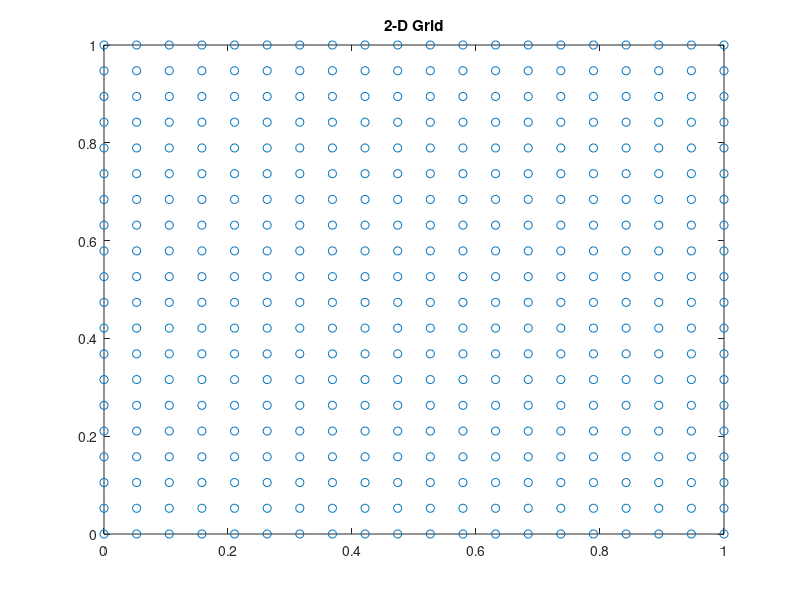

The MATLAB source for this figure: (Note: this script raises an error after producing the figure.)
%%%%%%%%%%%%%%%%%%%%%%%%%%% OSP_2D_TSP_2021 %%%%%%%%%%%%%%%%%%%%%%%%%%%
%%%% *** Title: Robust sensor placement for signal extraction
%%%% *** CostFunction_classic_2D : classic kriging approach based on...
%%%%     posterior covariance
%%%% *** CostFunction_MI_2D : classical kriging approach based on...
%%%%     mutual information 
%%%%     Ref.: ''Near-Optimal Sensor Placements in Gaussian Processes:...
%%%%     Theory,Efficient Algorithms and Empirical Studies'', Andreas Krause, et.al.
%%%% *** CostFunction_Proposed_2D: First proposed criterion based on the
%%%%     average SNR
%%%%     ICASSP-2019: Optimal Sensor Placement for Signal Extraction
%%%%     DOI: 10.1109/ICASSP.2019.8682432
%%%% *** CostFunction_CDF_Complementary_2D : second proposed criterion
%%%%     based on the pdf of the SNR


clear all; 
close all; 
clc;

%%%   Generate Grid
K = 20;  % size of the spatial grid: 20*20=400
Points_Number = K^2;
range = 1;  % Grid range to be in range [0,1]
xx_K = linspace(0, range, K)';   % places of possible total sensors
[x_K1,x_K2] = meshgrid(xx_K,xx_K);  % 2D grid

x_K = [x_K1(:),x_K2(:)];
figure(10)
plot(x_K(:,1),x_K(:,2),'o')
title('2-D Grid')

tol = 1e-10;
tol_failure = 1e-8;

rho_a = .2; % smoothness of the spatial gain
sig_a = 1;  % variance of the spatial gain
%%% Source 
S_t = 2; % variance of the source signal

%%% Noise
sig_n = 1.5; % variance of the noise
ratio_rho = .5; % ratio between the noise smoothness and the spatial gain smoothness
rho_n = ratio_rho * rho_a; % smoothness of the noise

Kn = My_2D_Cov ( rho_n, sig_n, x_K, x_K); % covariance of the noise
Ka = My_2D_Cov ( rho_a, sig_a, x_K, x_K); % covariance of the spatial gain

% ''a''
n = 1;  % # of mixture in Mixtured Gaussian Process

%%%% uncertainty
l_uncertainty = rho_a/3; % smoothness for the uncertainty of the spatial gain
s_uncertainty = .8; % variance of the uncertainty of the spatial gain
flag_uncertainty = 1; % 1: we have uncertainty,  0: we do not have uncertainty

%%%% Bias
l_bias = rho_a; % smoothness of the bias on the spatial gain
s_bias = 0; % variance of the bias on the spatial gain
flag_bias = 0; % 1: we have bias,  0: we do not have bias on the spatial gain


% Assigning initial points (noisy situation)
ind_Int = ceil(K^2/2-K/2); % determining the indexes of the position for the initial sensors
K_Int = size(ind_Int,1); % number of initial sensors
x_Int = x_K(ind_Int,:); % positions of the initial sensors

p = 10;  % number of sensors that we want to select greedy

% setting delta parameter
jj_max=1;
j_step= 5;
%%% parameters
% params_a
params.rho_a = rho_a;
params.sig_a = sig_a;
% params_n
params.rho_n = rho_n;
params.sig_n = sig_n;
params.sigmaS = S_t;

mont_a_max = 10; % number of monte carlo on the spatial gain
mont_m_max = 5; % number of monte carlo on the mean of the spatial gain
%%

for mont_a = 1:mont_a_max
    
    aa = Generate_GM_2D(rho_a, sig_a, x_K, zeros(size(x_K,1),1), n) ;
    a_K_2D = reshape(aa,[K,K]);
    a_K = aa;
    
    figure(987)
    subplot(2,1,1)
    surf(x_K1,x_K2,a_K_2D)
    
    for mont_m = 1 : mont_m_max
                
        uncertainty_a = Generate_GM_2D(l_uncertainty, s_uncertainty, x_K, 0, n); % uncertainty of the spatial gain
        bias = Generate_GM_2D(l_bias, s_bias, x_K, 0, n); % bias on the spatial gain
        m_K = a_K + (flag_uncertainty * uncertainty_a) + (flag_bias * bias); % mean of the spatial gain
        
        m_K_2D = reshape(m_K,[K,K]);
        figure(987)
        subplot(2,1,2)
        surf(x_K1,x_K2,m_K_2D)
        
        uncertainty_a_2D = reshape(uncertainty_a,[K,K]);
        a_hat_K  = m_K;
        
        %%% Noise %%%
        n_K = Generate_GM_2D(rho_n, sig_n, x_K, 0, n) ;
        
        %%% Measurements %%%
        y_K = a_K * S_t + n_K;
        
%%        
        a_Int = a_K(ind_Int); % true value of the spatial gain at inital positions
        a_hat_Int = a_hat_K(ind_Int); % estimated spatial gain at the initial positions
        m_Int = m_K(ind_Int); % mean of the spatial gain at the initial positions
        y_Int = y_K(ind_Int); % measurements at the initial positions
        
        %% Rest points (positions that we have not put sensors up to now)
        Index = (1:K^2)';
        ind_rest = setdiff(Index,ind_Int);
        x_rest = x_K (ind_rest,:);
        m_rest = m_K (ind_rest);
        a_rest = a_K (ind_rest);
        a_hat_rest = a_hat_K(ind_rest);
        y_rest = y_K (ind_rest);        
        
  %% True SNR(f_hat): the true value of the SNR based on the estimated extractor vector f_hat
x = x_K;
a = a_K;
ma = m_K;
zK = m_K(ind_Int);
flagPrior = 1;
xK   = x_Int;
ma_K = m_Int;
sigmaS = S_t;  % power of s
nbPts = K;

ln = rho_n;
sn2 = sig_n;

% SNR initial
Cn = My_2D_Cov ( rho_n, sig_n, x_Int, x_Int);
f_hat = pinv(Cn)*m_Int;
SNR_True_Estimated_int = (S_t^2 * f_hat' * a_Int * a_Int' * f_hat ) / (f_hat' * Cn * f_hat)

SNR_True_Estimated = zeros(nbPts,1);
SNR_True_Estimated(ind_Int) = SNR_True_Estimated_int;

for i_rest = 1 : K^2-K_Int
    x_K_plus_N = [x_Int;x_rest(i_rest,:)];
    m_k_plus_N = [m_Int;m_rest(i_rest)];
    a_k_plus_N = [a_Int;a_rest(i_rest)];
    Cn = My_2D_Cov ( rho_n, sig_n, x_K_plus_N, x_K_plus_N);
    f_hat = pinv(Cn)*m_k_plus_N;
    SNR_True_Estimated_rest(i_rest,1) = (S_t^2 * f_hat' * a_k_plus_N * a_k_plus_N' * f_hat ) / (f_hat' * Cn * f_hat);
end

SNR_True_Estimated(ind_rest) = SNR_True_Estimated_rest;

SNR_True_Estimated_norm_int = (SNR_True_Estimated - SNR_True_Estimated_int) / (max(SNR_True_Estimated) - SNR_True_Estimated_int+tol);

ind_failure = find(SNR_True_Estimated_norm_int<0);
failure_size(mont_a,mont_m) = size(ind_failure,1);

SNR_True_Estimated_norm_int_mont(mont_a,mont_m,:) = SNR_True_Estimated_norm_int;
SNR_True_Estimated_int_mont(mont_a,mont_m) = SNR_True_Estimated_int;

   %%            
        %%%%%%%%%%%%%%%%%%%%%%%%%%%%%%%%%%%%%%%%%%%%%%%%%%%%%%%%%%%%%%%%%%%%%%%%%%%%%%%%%%%%%%%%%%%%%%%%%%%%%%%%%%%%%%%%%%%%%%%%%%%%%%%%%%%%%%%%%%%%%%%%%%%%%%%%
        %%%%%%%%%%%%%%%%%%%%%%%%%%%%%%%%%%%%%%%%%%%%%%%%%%%%%%%%%%%%%%%%%%%%%%% CLASSICAL KRIGING  %%%%%%%%%%%%%%%%%%%%%%%%%%%%%%%%%%%%%%%%%%%%%%%%%%%%%%%%%%%%%
        %%%%%%%%%%%%%%%%%%%%%%%%%%%%%%%%%%%%%%%%%%%%%%%%%%%%%%%%%%%%%%%%%%%%%%%%%%%%%%%%%%%%%%%%%%%%%%%%%%%%%%%%%%%%%%%%%%%%%%%%%%%%%%%%%%%%%%%%%%%%%%%%%%%%%%%%
        %%
        ind_Int_classic = ind_Int;
        x_Int_classic = x_Int;
        m_Int_classic = m_Int;
        a_Int_classic = a_Int;
        a_hat_Int_classic = a_hat_Int;
        y_Int_classic = y_Int;
        
        ind_rest_classic  = ind_rest ;
        x_rest_classic = x_rest;
        m_rest_classic = m_rest;
        a_rest_classic = a_rest;
        y_rest_classic = y_rest;
        a_hat_rest_classic = a_hat_rest;
        
        for j_p = 1 : p
            j_classic = j_p
            mont_m
            mont_a
            % select new position
            tic;
            J_N = CostFunction_classic_2D(params, x_Int_classic, x_rest_classic);
            t_classic(j_p,mont_a,mont_m)=toc;
            
            [J_max , Index_max] = max(J_N);  % pay attention, here you have to take the min of the cost_classic
            x_new_classic = x_rest_classic(Index_max,:);
            m_new_classic = m_rest_classic(Index_max);
            a_new_classic = a_rest_classic(Index_max);
            y_new_classic = y_rest_classic(Index_max);
            ind_new_classic = ind_rest_classic(Index_max);

            %         a_hat_new_classic = a_hat_rest_classic(Index_max);
            
            % 'a' estimation at new selected position
            C_NK_new = My_2D_Cov ( rho_a, sig_a, x_new_classic, x_Int_classic );
            C_KK_new = My_2D_Cov ( rho_a, sig_a, x_Int_classic, x_Int_classic ) ;
            L_C_KK_new = chol(C_KK_new + 1e-10*eye(size(C_KK_new)), 'lower');
            
            a_hat_new_classic = m_new_classic;
            
            % Estimate 'S'
            y_K_plus_N_classic =  [y_Int_classic; y_new_classic] ;
            a_K_plus_N_classic =  [a_Int_classic; a_new_classic] ;
            a_hat_K_plus_N_classic =  [a_hat_Int_classic; a_hat_new_classic] ;
            
            x_K_plus_N_classic =  [x_Int_classic; x_new_classic] ;
            C_K_plus_N = My_2D_Cov ( rho_n, sig_n, x_K_plus_N_classic, x_K_plus_N_classic );
            L_C_K_plus_N = chol(C_K_plus_N + 1e-10*eye(size(C_K_plus_N)), 'lower');
                        
            % SNR(f_hat)
            ind_K_plus_N_classic =  [ind_Int_classic; ind_new_classic] ;
            a_True_K_plus_N_classic = a_K(ind_K_plus_N_classic);
            f_hat_classic1 = pinv(C_K_plus_N) * a_K_plus_N_classic;
            f_hat_classic2 = pinv(C_K_plus_N) * a_hat_K_plus_N_classic;
            SNR_f_hat_classic1(j_p) = ( S_t^2 * (f_hat_classic1' * a_True_K_plus_N_classic)^2 ) / (f_hat_classic1' * C_K_plus_N * f_hat_classic1 );
            SNR_f_hat_classic2(j_p) = ( S_t^2 * (f_hat_classic2' * a_True_K_plus_N_classic)^2 ) / (f_hat_classic2' * C_K_plus_N * f_hat_classic2 );
            
            % update data
            J_classic(j_p).J = J_N;
            
            ind_Int_classic = ind_K_plus_N_classic;
            x_Int_classic = x_K_plus_N_classic;
            m_Int_classic = [m_Int_classic; m_new_classic] ;
            a_Int_classic = a_K_plus_N_classic;
            a_hat_Int_classic = a_hat_K_plus_N_classic;
            y_Int_classic = y_K_plus_N_classic;
            
            ind_rest_classic (Index_max) = [];
            x_rest_classic (Index_max,:) = [];
            m_rest_classic (Index_max) = [];
            y_rest_classic (Index_max) = [];
            a_hat_rest_classic (Index_max) = [];
            a_rest_classic (Index_max) = [];
            
        %%%% FPR %%%%
            J_N_norm = (J_N-min(J_N) ) /( max(J_N) - min(J_N) );
            index_select_classic = find(J_N_norm>tol_failure);
            if numel(ind_failure) == 0
                FPR_CDF_classic(mont_m,j_p) = 0;
            else
                FPR_CDF_classic(mont_m,j_p) = 100 * numel(intersect(index_select_classic,ind_failure)) / (numel(ind_failure));
            end
        %%%%%%%%%%%%%            
            
        end
        
        SNR_f_hat_classic_mont_m1(mont_m,:) = SNR_f_hat_classic1;
        SNR_f_hat_classic_mont_m2(mont_m,:) = SNR_f_hat_classic2;
        
        J_classic_mont.J(mont_m,:) = J_classic.J;
        
        %%%%%%%%%%%%%%%%%%%%%%%%%%%%%%%%%%%%%%%%%%%%%%%%%%%%%%%%%%%%%%%%%%%%%%%%%%%%%%%%%%%%%%%%%%%%%%%%%%%%%%%%%%%%%%%%%%%%%%%%%%%%%%%%%%%%%%%%%%%%%%%%%%%%%%%%
        %%%%%%%%%%%%%%%%%%%%%%%%%%%%%%%%%%%%%%%%%%%%%%%%%%%%%%%%%%%%%%%%%%%%%%%%%%%%%%  MI  %%%%%%%%%%%%%%%%%%%%%%%%%%%%%%%%%%%%%%%%%%%%%%%%%%%%%%%%%%%%%%%%%%%%
        %%%%%%%%%%%%%%%%%%%%%%%%%%%%%%%%%%%%%%%%%%%%%%%%%%%%%%%%%%%%%%%%%%%%%%%%%%%%%%%%%%%%%%%%%%%%%%%%%%%%%%%%%%%%%%%%%%%%%%%%%%%%%%%%%%%%%%%%%%%%%%%%%%%%%%%%
%%
        ind_Int_MI = ind_Int;
        x_Int_MI = x_Int;
        m_Int_MI = m_Int;
        a_Int_MI = a_Int;
        a_hat_Int_MI = a_hat_Int;
        y_Int_MI = y_Int;
        
        ind_rest_MI  = ind_rest ;
        x_rest_MI = x_rest;
        m_rest_MI = m_rest;
        y_rest_MI = y_rest;
        a_rest_MI = a_rest;
        a_hat_rest_MI = a_hat_rest;
        
        for j_p = 1 : p
            j_MI = j_p
            mont_m
            mont_a
            
            % Fast MI
            eps_MI = 1e-2;
            D = size(x_K,2);
            delta1 = repmat(x_K,Points_Number,1);
            dd = repmat(x_K,Points_Number,1);
            delta2 = reshape(dd,D,Points_Number^2);
            diff_delta = vecnorm(delta1-delta2',2,2);
            [d_vect , ~] = find(diff_delta < eps_MI);
            d = size(d_vect,1)/2;
            fast_factor_MI =  ( Points_Number*d^3 + Points_Number*p + p*d^4 ) / ...
                ( p*(Points_Number)^4 )
            
            % select new position
            tic;
            J_N = CostFunction_MI_2D(params, x_Int_MI, x_rest_MI);
            t_MI(j_p,mont_a,mont_m)=toc*fast_factor_MI;
            [J_max , Index_max] = max(J_N);
            x_new_MI = x_rest_MI(Index_max,:);
            m_new_MI = m_rest_MI(Index_max);
            a_new_MI = a_rest_MI(Index_max);
            y_new_MI = y_rest_MI(Index_max);
            ind_new_MI = ind_rest_MI(Index_max);
            
            % 'a' estimation at new selected position
            C_NK_new = My_2D_Cov ( rho_a, sig_a, x_new_MI, x_Int_MI );
            C_KK_new = My_2D_Cov ( rho_a, sig_a, x_Int_MI, x_Int_MI ) ;
            L_C_KK_new = chol(C_KK_new + 1e-10*eye(size(C_KK_new)), 'lower');
            
            a_hat_new_MI = m_new_MI;
            
            % Estimate 'S'
            y_K_plus_N_MI =  [y_Int_MI; y_new_MI] ;
            a_K_plus_N_MI =  [a_Int_MI; a_new_MI] ;
            a_hat_K_plus_N_MI =  [a_hat_Int_MI; a_hat_new_MI] ;
            ind_K_plus_N_MI =  [ind_Int_MI; ind_new_MI] ;
            
            x_K_plus_N_MI =  [x_Int_MI; x_new_MI] ;
            C_K_plus_N = My_2D_Cov ( rho_n, sig_n, x_K_plus_N_MI, x_K_plus_N_MI );
            L_C_K_plus_N = chol(C_K_plus_N + 1e-10*eye(size(C_K_plus_N)), 'lower');
                        
            % SNR(f_hat)
            a_True_K_plus_N_MI = a_K(ind_K_plus_N_MI);
            f_hat_MI1 = pinv(C_K_plus_N) * a_K_plus_N_MI;
            f_hat_MI2 = pinv(C_K_plus_N) * a_hat_K_plus_N_MI;
            SNR_f_hat_MI1(j_p) = ( S_t^2 * (f_hat_MI1' * a_True_K_plus_N_MI)^2 ) / (f_hat_MI1' * C_K_plus_N * f_hat_MI1 );
            SNR_f_hat_MI2(j_p) = ( S_t^2 * (f_hat_MI2' * a_True_K_plus_N_MI)^2 ) / (f_hat_MI2' * C_K_plus_N * f_hat_MI2 );
            
            % update data
            J_MI(j_p).J = J_N;
            
            ind_Int_MI = ind_K_plus_N_MI;
            x_Int_MI = x_K_plus_N_MI;
            m_Int_MI = [m_Int_MI; m_new_MI] ;
            a_Int_MI = a_K_plus_N_MI;
            a_hat_Int_MI = a_hat_K_plus_N_MI;
            y_Int_MI = y_K_plus_N_MI;
            
            ind_rest_MI (Index_max) = [];
            x_rest_MI (Index_max,:) = [];
            m_rest_MI (Index_max) = [];
            y_rest_MI (Index_max) = [];
            a_hat_rest_MI (Index_max) = [];
            a_rest_MI (Index_max) = [];
            
            
        %%%% FPR %%%%
            J_N_norm = (J_N-min(J_N) ) /( max(J_N) - min(J_N) );
            index_select_MI = find(J_N_norm>tol_failure);
            if numel(ind_failure) == 0
                FPR_CDF_MI(mont_m,j_p) = 0;
            else
                FPR_CDF_MI(mont_m,j_p) = 100 * numel(intersect(index_select_MI,ind_failure)) / (numel(ind_failure));
            end
        %%%%%%%%%%%%%            
            
        end
        
        SNR_f_hat_MI_mont_m1(mont_m,:) = SNR_f_hat_MI1;
        SNR_f_hat_MI_mont_m2(mont_m,:) = SNR_f_hat_MI2;
        
        
        J_MI_mont.J(mont_m,:) = J_MI.J;
        
        %%%%%%%%%%%%%%%%%%%%%%%%%%%%%%%%%%%%%%%%%%%%%%%%%%%%%%%%%%%%%%%%%%%%%%%%%%%%%%%%%%%%%%%%%%%%%%%%%%%%%%%%%%%%%%%%%%%%%%%%%%%%%%%%%%%%%%%%%%%%%%%%%%%%%%%%
        %%%%%%%%%%%%%%%%%%%%%%%%%%%%%%%%%%%%%%%%%%%%%%%%%%%%%%%%%%  CostFunction_icassp19_mean_SNR %%%%%%%%%%%%%%%%%%%%%%%%%%%%%%%%%%%%%%%%%%%%%%%%%%%%%%%%%%%%%
        %%%%%%%%%%%%%%%%%%%%%%%%%%%%%%%%%%%%%%%%%%%%%%%%%%%%%%%%%%%%%%%%%%%%%%%%%%%%%%%%%%%%%%%%%%%%%%%%%%%%%%%%%%%%%%%%%%%%%%%%%%%%%%%%%%%%%%%%%%%%%%%%%%%%%%%%
        %%
        ind_Int_proposed = ind_Int;
        x_Int_proposed = x_Int;
        m_Int_proposed = m_Int;
        a_Int_proposed = a_Int;
        a_hat_Int_proposed = a_hat_Int;
        y_Int_proposed = y_Int;
        
        ind_rest_proposed = ind_rest;
        x_rest_proposed = x_rest;
        m_rest_proposed = m_rest;
        y_rest_proposed = y_rest;
        a_hat_rest_proposed = a_hat_rest;
        a_rest_proposed = a_rest;
        
        for j_p = 1 : p
            j_proposed = j_p
            mont_m
            mont_a
            % select new position
            tic;
            J_N = CostFunction_Proposed_2D(params, a_Int_proposed, m_Int_proposed, x_Int_proposed, x_rest_proposed, m_rest_proposed);
            t_Proposed(j_p,mont_a,mont_m)=toc;
            
            [J_proposedn , Index_proposed] = max(J_N);
            x_new_proposed = x_rest_proposed(Index_proposed,:);
            m_new_proposed = m_rest_proposed(Index_proposed);
            a_new_proposed = a_rest_proposed(Index_proposed);
            y_new_proposed = y_rest_proposed(Index_proposed);
            ind_new_proposed = ind_rest_proposed(Index_proposed);
            
            % 'a' estimation at new selected position
            C_NK_new = My_2D_Cov ( rho_a, sig_a, x_new_proposed, x_Int_proposed );
            C_KK_new = My_2D_Cov ( rho_a, sig_a, x_Int_proposed, x_Int_proposed ) ;
            L_C_KK_new = chol(C_KK_new + 1e-10*eye(size(C_KK_new)), 'lower');
            
            a_hat_new_proposed = m_new_proposed;
            
            % Estimate 'S'
            y_K_plus_N_proposed =  [y_Int_proposed; y_new_proposed] ;
            a_K_plus_N_proposed =  [a_Int_proposed; a_new_proposed] ;
            a_hat_K_plus_N_proposed =  [a_hat_Int_proposed; a_hat_new_proposed] ;
            ind_K_plus_N_proposed =  [ind_Int_proposed; ind_new_proposed] ;
            
            x_K_plus_N_proposed =  [x_Int_proposed; x_new_proposed] ;
            C_K_plus_N = My_2D_Cov ( rho_n, sig_n, x_K_plus_N_proposed, x_K_plus_N_proposed );
            L_C_K_plus_N = chol(C_K_plus_N + 1e-10*eye(size(C_K_plus_N)), 'lower');
                        
            % SNR(f_hat)
            a_True_K_plus_N_proposed = a_K(ind_K_plus_N_proposed);
            f_hat_proposed1 = pinv(C_K_plus_N) * a_K_plus_N_proposed;
            f_hat_proposed2 = pinv(C_K_plus_N) * a_hat_K_plus_N_proposed;
            SNR_f_hat_proposed1(j_p) = ( S_t^2 * (f_hat_proposed1' * a_True_K_plus_N_proposed)^2 ) / (f_hat_proposed1' * C_K_plus_N * f_hat_proposed1 );
            SNR_f_hat_proposed2(j_p) = ( S_t^2 * (f_hat_proposed2' * a_True_K_plus_N_proposed)^2 ) / (f_hat_proposed2' * C_K_plus_N * f_hat_proposed2 );
            
            % update data
            J_proposed(j_p).J = J_N;
            
            ind_Int_proposed = ind_K_plus_N_proposed;
            x_Int_proposed = x_K_plus_N_proposed;
            m_Int_proposed = [m_Int_proposed; m_new_proposed] ;
            a_Int_proposed = a_K_plus_N_proposed;
            a_hat_Int_proposed = a_hat_K_plus_N_proposed;
            y_Int_proposed = y_K_plus_N_proposed;
            
            ind_rest_proposed (Index_proposed) = [];
            x_rest_proposed (Index_proposed,:) = [];
            m_rest_proposed (Index_proposed) = [];
            y_rest_proposed (Index_proposed) = [];
            a_hat_rest_proposed (Index_proposed) = [];
            a_rest_proposed (Index_proposed) = [];
            
            %%%%% FPR %%%%%
            J_N_norm = (J_N-min(J_N) ) /( max(J_N) - min(J_N) );
            index_select_proposed = find(J_N_norm>tol_failure);
            if numel(ind_failure) == 0
                FPR_proposed(mont_m,j_p) = 0;
            else
                FPR_proposed(mont_m,j_p) = 100 * numel(intersect(index_select_proposed,ind_failure)) / (numel(ind_failure));
            end
            %%%%%%%%%%%%%%%%%
                        
        end
        
        SNR_f_hat_proposed_mont_m1(mont_m,:) = SNR_f_hat_proposed1;
        SNR_f_hat_proposed_mont_m2(mont_m,:) = SNR_f_hat_proposed2;
        
        J_proposed_mont.J(mont_m,:) = J_proposed.J;
        
        
        %%%%%%%%%%%%%%%%%%%%%%%%%%%%%%%%%%%%%%%%%%%%%%%%%%%%%%%%%%%%%%%%%%%%%%%%%%%%%%%%%%%%%%%%%%%%%%%%%%%%%%%%%%%%%%%%%%%%%%%%%%%%%%%%%%%%%%%%%%%%%%%%%%%%%%%%
        %%%%%%%%%%%%%%%%%%%%%%%%%%%%%%%%%%%%%%%%%%%%%%% PROPOSED_PLUS: CostFunction_CDF_Complementary  %%%%%%%%%%%%%%%%%%%%%%%%%%%%%%%%%%%%%%%%%%%%%%%%%%%%%%%%%
        %%%%%%%%%%%%%%%%%%%%%%%%%%%%%%%%%%%%%%%%%%%%%%%%%%%%%%%%%%%%%%%%%%%%%%%%%%%%%%%%%%%%%%%%%%%%%%%%%%%%%%%%%%%%%%%%%%%%%%%%%%%%%%%%%%%%%%%%%%%%%%%%%%%%%%%%
        %%
        ind_Int_proposed_plus = ind_Int;
        x_Int_proposed_plus = x_Int;
        m_Int_proposed_plus = m_Int;
        a_Int_proposed_plus = a_Int;
        a_hat_Int_proposed_plus = a_hat_Int;
        y_Int_proposed_plus = y_Int;
        
        ind_rest_proposed_plus = ind_rest;
        x_rest_proposed_plus = x_rest;
        m_rest_proposed_plus = m_rest;
        a_rest_proposed_plus = a_rest;
        y_rest_proposed_plus = y_rest;
        
        for j_p = 1 : p
            j_proposed_plus = j_p
            mont_m
            mont_a
            
            for jj = 1 : jj_max
                   
                tic
                
                % select new position
                J_N = CostFunction_CDF_Complementary_2D(ind_Int_proposed_plus, ind_rest_proposed_plus, K^2, x_K, m_K, Ka,...
                    a_Int_proposed_plus, m_Int_proposed_plus, Kn, a_K,jj,j_step);
                
                t_proposed_plus(j_p,mont_a,mont_m)=toc;
            end
            
            [J_proposed_plusn , Index_proposed_plus] = max(J_N);
            x_new_proposed_plus = x_rest_proposed_plus(Index_proposed_plus,:);
            m_new_proposed_plus = m_rest_proposed_plus(Index_proposed_plus);
            a_new_proposed_plus = a_rest_proposed_plus(Index_proposed_plus);
            y_new_proposed_plus = y_rest_proposed_plus(Index_proposed_plus);
            ind_new_proposed_plus = ind_rest_proposed_plus(Index_proposed_plus);
            
            C_NK_new = My_2D_Cov ( rho_a, sig_a, x_new_proposed_plus, x_Int_proposed_plus );
            C_KK_new = My_2D_Cov ( rho_a, sig_a, x_Int_proposed_plus, x_Int_proposed_plus ) ;
            L_C_KK_new = chol(C_KK_new + 1e-10*eye(size(C_KK_new)), 'lower');
            
            a_hat_new_proposed_plus = m_new_proposed_plus;
            
            % Estimate 'S'
            y_K_plus_N_proposed_plus =  [y_Int_proposed_plus; y_new_proposed_plus] ;
            a_K_plus_N_proposed_plus =  [a_Int_proposed_plus; a_new_proposed_plus] ;
            a_hat_K_plus_N_proposed_plus =  [a_hat_Int_proposed_plus; a_hat_new_proposed_plus] ;
            
            ind_K_plus_N_proposed_plus =  [ind_Int_proposed_plus; ind_new_proposed_plus] ;
            x_K_plus_N_proposed_plus =  [x_Int_proposed_plus; x_new_proposed_plus] ;
            C_K_plus_N = My_2D_Cov ( rho_n, sig_n, x_K_plus_N_proposed_plus, x_K_plus_N_proposed_plus );
            L_C_K_plus_N = chol(C_K_plus_N + 1e-10*eye(size(C_K_plus_N)), 'lower');
            
            % SNR(f_hat)
            a_True_K_plus_N_proposed_plus = a_K(ind_K_plus_N_proposed_plus);
            f_hat_proposed_plus1 = pinv(C_K_plus_N) * a_K_plus_N_proposed_plus;
            f_hat_proposed_plus2 = pinv(C_K_plus_N) * a_hat_K_plus_N_proposed_plus;
            SNR_f_hat_proposed_plus1(j_p) = ( S_t^2 * (f_hat_proposed_plus1' * a_True_K_plus_N_proposed_plus)^2 ) / (f_hat_proposed_plus1' * C_K_plus_N * f_hat_proposed_plus1 );
            SNR_f_hat_proposed_plus2(j_p) = ( S_t^2 * (f_hat_proposed_plus2' * a_True_K_plus_N_proposed_plus)^2 ) / (f_hat_proposed_plus2' * C_K_plus_N * f_hat_proposed_plus2 );
            
            % update data
            J_proposed_plus(j_p).J = J_N;
            
            ind_Int_proposed_plus = ind_K_plus_N_proposed_plus;
            x_Int_proposed_plus = x_K_plus_N_proposed_plus;
            m_Int_proposed_plus = [m_Int_proposed_plus; m_new_proposed_plus] ;
            a_Int_proposed_plus = a_K_plus_N_proposed_plus;
            a_hat_Int_proposed_plus = a_hat_K_plus_N_proposed_plus;
            y_Int_proposed_plus = y_K_plus_N_proposed_plus;
            
            ind_rest_proposed_plus (Index_proposed_plus) = [];
            x_rest_proposed_plus (Index_proposed_plus,:) = [];
            m_rest_proposed_plus (Index_proposed_plus) = [];
            a_rest_proposed_plus (Index_proposed_plus) = [];
            y_rest_proposed_plus (Index_proposed_plus) = [];            
            
            %%%%% FPR %%%%%
            J_N_norm = (J_N-min(J_N) ) /( max(J_N) - min(J_N) );
            index_select_proposed_plus = find(J_N_norm>tol_failure);
            if numel(ind_failure) == 0
                FPR_CDF_proposed_plus(mont_m,j_p) = 0;
            else
                FPR_CDF_proposed_plus(mont_m,j_p) = 100 * numel(intersect(index_select_proposed_plus,ind_failure)) / (numel(ind_failure));
            end
            %%%%%%%%%%%%%%%%%
            
        end
        
        SNR_f_hat_proposed_plus_mont_m1(mont_m,:) = SNR_f_hat_proposed_plus1;
        SNR_f_hat_proposed_plus_mont_m2(mont_m,:) = SNR_f_hat_proposed_plus2;
        
        J_proposed_plus_mont.J(mont_m,:) = J_proposed_plus.J;
        
    end
    %%
    %%%%% FPR average on mont_m
    FPR_CDF_classic_mean_mont_m(mont_a,:) = mean(FPR_CDF_classic,1);
    FPR_CDF_MI_mean_mont_m(mont_a,:) = mean(FPR_CDF_MI,1);
    FPR_CDF_proposed_mean_mont_m(mont_a,:) = mean(FPR_proposed,1);
    FPR_CDF_proposed_plus_mean_mont_m(mont_a,:) = mean(FPR_CDF_proposed_plus,1);
    
    
    
    SNR_f_hat_classic_mean_mont_m1(mont_a,:) = mean(SNR_f_hat_classic_mont_m1,1);
    SNR_f_hat_MI_mean_mont_m1(mont_a,:) = mean(SNR_f_hat_MI_mont_m1,1);
    SNR_f_hat_proposed_mean_mont_m1(mont_a,:) = mean(SNR_f_hat_proposed_mont_m1,1);
    SNR_f_hat_proposed_plus_mean_mont_m1(mont_a,:) = mean(SNR_f_hat_proposed_plus_mont_m1,1);
    
    SNR_f_hat_classic_mean_mont_m2(mont_a,:) = mean(SNR_f_hat_classic_mont_m2,1);
    SNR_f_hat_MI_mean_mont_m2(mont_a,:) = mean(SNR_f_hat_MI_mont_m2,1);
    SNR_f_hat_proposed_mean_mont_m2(mont_a,:) = mean(SNR_f_hat_proposed_mont_m2,1);
    SNR_f_hat_proposed_plus_mean_mont_m2(mont_a,:) = mean(SNR_f_hat_proposed_plus_mont_m2,1);
    
end

%% 
%%%%%%%%% run-time
t_classic_mean = mean(mean(t_classic,2),3);
t_MI_mean = mean(mean(t_MI,2),3);
t_Proposed_mean = mean(mean(t_Proposed,2),3);
t_proposed_plus_mean = mean(mean(t_proposed_plus,2),3);

t_classic_mean_report = mean(t_classic(:));
t_MI_mean_report = mean(t_MI(:));
t_Proposed_mean_report = mean(t_Proposed(:));
t_proposed_plus_mean_report = mean(t_proposed_plus(:));

stderror_t_classic= std( t_classic(:) ) / sqrt( length( t_classic(:) ));
stderror_t_MI= std( t_MI(:) ) / sqrt( length( t_MI(:) ));
stderror_t_Proposed= std( t_Proposed(:) ) / sqrt( length( t_Proposed(:) ));
stderror_t_proposed_plus= std( t_proposed_plus(:) ) / sqrt( length( t_proposed_plus(:) ));

figure(455)
fs = 50;
lw=4
p41=plot(t_classic_mean, 'LineWidth',lw);hold on
p42=plot(sqrt(sqrt(t_MI_mean)), 'LineWidth',lw);hold on
p43=plot(t_Proposed_mean, 'LineWidth',lw);hold on
p44=plot(t_proposed_plus_mean, 'LineWidth',lw);
legend([p41,p42,p43,p44],{'$J_{H}(X_N|\hat{a}_K)$', '$J_{MI}(X_N|\hat{a}_K)$','$J_{E}(X_N|\hat{a}_K)$', ['$J_{P}(X_N,\delta=$', num2str(j_step) , '$|\hat{a}_K)$']},'interpreter','latex','FontSize',fs, 'Location','best');
xlabel('Number of sensors','interpreter','latex');
ylabel('Time (Second)','interpreter','latex')
grid on
set(gca,'FontSize',fs)
set (gcf, 'Position' , [120, 150, 1000, 1000]);


%%
%%%%% FPR average on mont_a
FPR_CDF_classic_mean_mont_a = mean(FPR_CDF_classic_mean_mont_m,1);
FPR_CDF_MI_mean_mont_a = mean(FPR_CDF_MI_mean_mont_m,1);
FPR_CDF_proposed_mean_mont_a = mean(FPR_CDF_proposed_mean_mont_m,1);
FPR_CDF_proposed_plus_mean_mont_a = mean(FPR_CDF_proposed_plus_mean_mont_m,1);

%%%%% SNR(f_hat) average on mont_a
SNR_f_hat_classic_mean_mont_a1 = mean(SNR_f_hat_classic_mean_mont_m1,1);
SNR_f_hat_MI_mean_mont_a1 = mean(SNR_f_hat_MI_mean_mont_m1,1);
SNR_f_hat_proposed_mean_mont_a1 = mean(SNR_f_hat_proposed_mean_mont_m1,1);
SNR_f_hat_proposed_plus_mean_mont_a1 = mean(SNR_f_hat_proposed_plus_mean_mont_m1,1);

SNR_f_hat_classic_mean_mont_a2 = mean(SNR_f_hat_classic_mean_mont_m2,1);
SNR_f_hat_MI_mean_mont_a2 = mean(SNR_f_hat_MI_mean_mont_m2,1);
SNR_f_hat_proposed_mean_mont_a2 = mean(SNR_f_hat_proposed_mean_mont_m2,1);
SNR_f_hat_proposed_plus_mean_mont_a2 = mean(SNR_f_hat_proposed_plus_mean_mont_m2,1);



%%
%%%%%%% plot FPR %%%%%%
figure(3)
range = 1;  % Grid range
lw = 4;
fs = 55;
xx = linspace(0, range, p)';
lw = 4;
plot(1:p,smooth(FPR_CDF_classic_mean_mont_a),'LineWidth', lw,'Color',[0.4660 0.6740 0.1880]); hold on;
plot(1:p,smooth(FPR_CDF_MI_mean_mont_a), 'LineWidth', lw,'Color',[0.8500 0.3250 0.0980]); hold on;
plot(1:p,smooth(FPR_CDF_proposed_mean_mont_a),'LineWidth', lw,'Color',[0.6350 0.0780 0.1840]); hold on;
plot(1:p,smooth(FPR_CDF_proposed_plus_mean_mont_a),'LineWidth', lw,'Color',[0 0.4470 0.7410]);
% plot(1:p,smooth(FPR_CDF_proposed_plus_mean_mont_a),'--','LineWidth', lw,'Color',[0 0.4470 0.7410]);
legend({'$J_{H}(X_N|\hat{a}_K)$', '$J_{MI}(X_N|\hat{a}_K)$','$J_{E}(X_N|\hat{a}_K)$', ['$J_{P}(X_N,\delta=$', num2str(j_step) , '$|\hat{a}_K)$']...
%     ,'$J_{P}(X_N,\delta=5|\hat{a}_K)$','$J_{P}(X_N,\delta=0|\hat{a}_K)$','$J_{P}(X_N,\delta=1.5|\hat{a}_K)$'...
    },'interpreter','latex','FontSize',fs, 'Location','best');
ylabel('$\overline{FPR}~[\%]$','interpreter','latex','FontSize', fs);
xlabel('Number of sensors', 'FontSize', fs,'interpreter','latex');
% title(['$\sigma_{uncertainty}=$ ',num2str(s_uncertainty)],'interpreter','latex','FontSize', fs)
ylim([0,100])
xticks ([0:2:10])
grid on
set(gca,'FontSize',fs)
set (gcf, 'Position' , [1200, 150, 1200, 1000])

%% plot SNR

figure(13)
range = 1;  % Grid range
xx = linspace(0, range, p)';
lw = 4;
fs = 55;
% p11=plot(1:p,smooth(SNR_f_hat_classic_mean_mont_a1),'--','LineWidth', lw,'color',[0.4660 0.6740 0.1880]); hold on;
p11=plot(1:p,SNR_f_hat_classic_mean_mont_a2,'LineWidth', lw,'color',[0.4660 0.6740 0.1880]); hold on;

% p22=plot(1:p,smooth(SNR_f_hat_MI_mean_mont_a1),'--','LineWidth', lw,'Color',[0.8500 0.3250 0.0980]); hold on;
p22=plot(1:p,SNR_f_hat_MI_mean_mont_a2,'LineWidth', lw,'Color',[0.8500 0.3250 0.0980]); hold on;


% p3=plot(1:p,smooth(SNR_f_hat_proposed_mean_mont_a1),'--','LineWidth', lw,'Color',[0.6350 0.0780 0.1840]); hold on;
p3=plot(1:p,SNR_f_hat_proposed_mean_mont_a2,'LineWidth', lw,'Color',[0.6350 0.0780 0.1840]); hold on;

% p4=plot(1:p,SNR_f_hat_proposed_plus_mean_mont_a1,'--','LineWidth', lw,'Color',[0 0.4470 0.7410]);
p4=plot(1:p,SNR_f_hat_proposed_plus_mean_mont_a2,'LineWidth', lw,'Color',[0 0.4470 0.7410]);

set(gca,'FontSize', fs);
ylabel('$\overline{SNR (\hat{f})}~$[dB]','interpreter','latex','FontSize', fs);
xlabel('Number of sensors', 'FontSize', fs,'interpreter','latex');
title(['$\sigma_{uncertainty}=$ ',num2str(s_uncertainty)],'interpreter','latex','FontSize', fs)
% legend({'Entropy', 'MI','$\hat{g}(X_N|a^*_K)$', '$1-G_N(W_M;\delta=0.5|a^*_K)$','$\hat{g}(X_N|\hat{a}_K)$', '$1-G_N(W_M;\delta=0.5|\hat{a}_K)$'},'interpreter','latex','FontSize',30);
legend([p11,p22,p3,p4],{'$J_{H}(X_N|\hat{a}_K)$', '$J_{MI}(X_N|\hat{a}_K)$','$J_{E}(X_N|\hat{a}_K)$', ['$J_{P}(X_N,\delta=$', num2str(j_step) , '$|\hat{a}_K)$']...
%     ,'$J_{P}(X_N,\delta=5|\hat{a}_K)$','$J_{P}(X_N,\delta=0|\hat{a}_K)$'...,'$J_{P}(X_N,\delta=1.5|\hat{a}_K)$'...
    },'interpreter','latex','FontSize',fs, 'Location','best');
% ylim([0,30])
% xlim([0,10])
% xticks ([0:2:10])
grid on
set(gca,'FontSize',fs)
set (gcf, 'Position' , [50, 150, 1200, 1000])
%%
clc
figure(9999)

fs = 20;
lw = 2.5;
ms = 12;
mf = [0.5  0.5  0.5];

set(gcf, 'Position',  [100, 100, 1000, 1000])

y_K_2D = reshape(y_K,[K,K]);

% a_consider = a_K_2D;
a_consider = m_K_2D;
% a_consider = y_K_2D;
% a_consider = uncertainty_a_2D;

labels = {'$\mathbf{N_0}$','$\mathbf{N_1}$','$\mathbf{N_2}$','$\mathbf{N_3}$',...
    '$\mathbf{N_4}$','$\mathbf{N_5}$','$\mathbf{N_6}$','$\mathbf{N_7}$','$\mathbf{N_8}$',...
    '$\mathbf{N_9}$','$\mathbf{N_{10}}$'};
% labels = {'0','1','2','3','4','5','6','7','8','9','10'};

subplot(2,2,1)
% surf(x_K1,x_K2,a_K_2D); hold on
contour(x_K1,x_K2,a_consider,'LineWidth',lw); hold on
set(gca,'FontSize',fs)
plot(x_Int_classic(:,1),x_Int_classic(:,2),'ko', 'MarkerSize',ms, 'LineWidth',lw, 'MarkerFace',mf)
text(x_Int_classic(:,1),x_Int_classic(:,2),labels,'VerticalAlignment','top','HorizontalAlignment','left', 'FontSize',fs,'interpreter','latex')
title('(a) Entropy', 'FontSize',fs,'interpreter','latex')
xlim([0,1])
ylim([0,1])
xlabel('$\mathbf{x}_1$','interpreter','latex','FontSize', fs);
ylabel('$\mathbf{x}_2$','interpreter','latex','FontSize', fs);
grid on

subplot(2,2,2)
contour(x_K1,x_K2,a_consider,'LineWidth',lw); hold on
set(gca,'FontSize',fs)
% surf(x_K1,x_K2,a_K_2D); hold on
plot(x_Int_MI(:,1),x_Int_MI(:,2),'ko', 'MarkerSize',ms, 'LineWidth',lw, 'MarkerFace',mf)
text(x_Int_MI(:,1),x_Int_MI(:,2),labels,'VerticalAlignment','top','HorizontalAlignment','left', 'FontSize',fs,'interpreter','latex')
title('(b) Mutual Information', 'FontSize',fs,'interpreter','latex')
ylim([0,1])
xlabel('$\mathbf{x}_1$','interpreter','latex','FontSize', fs);
ylabel('$\mathbf{x}_2$','interpreter','latex','FontSize', fs);
grid on 

subplot(2,2,3)
contour(x_K1,x_K2,a_consider,'LineWidth',lw); hold on
set(gca,'FontSize',fs)
% surf(x_K1,x_K2,a_K_2D); hold on
plot(x_Int_proposed(:,1),x_Int_proposed(:,2),'ko', 'MarkerSize',ms, 'LineWidth',lw, 'MarkerFace',mf)
text(x_Int_proposed(:,1),x_Int_proposed(:,2),labels,'VerticalAlignment','top','HorizontalAlignment','left', 'FontSize',fs,'interpreter','latex')
title('(c) Average SNR', 'FontSize',fs,'interpreter','latex')
xlim([0,1])
ylim([0,1])
xlabel('$\mathbf{x}_1$','interpreter','latex','FontSize', fs);
ylabel('$\mathbf{x}_2$','interpreter','latex','FontSize', fs);
grid on 

subplot(2,2,4)
contour(x_K1,x_K2,a_consider,'LineWidth',lw); hold on
set(gca,'FontSize',fs)
% surf(x_K1,x_K2,a_K_2D); hold on
plot(x_Int_proposed_plus(:,1),x_Int_proposed_plus(:,2),'ko', 'MarkerSize',ms, 'LineWidth',lw, 'MarkerFace',mf)
text(x_Int_proposed_plus(:,1),x_Int_proposed_plus(:,2),labels,'VerticalAlignment','top','HorizontalAlignment','left', 'FontSize',fs,'interpreter','latex')
title('(d) Probabilistic', 'FontSize',fs,'interpreter','latex')
xlim([0,1])
ylim([0,1])
xlabel('$\mathbf{x}_1$','interpreter','latex','FontSize', fs);
ylabel('$\mathbf{x}_2$','interpreter','latex','FontSize', fs);
grid on 
%%

figure(987)
subplot(2,1,1)
% surf(x_K1,x_K2,a_K_2D)
contour(x_K1,x_K2,a_K_2D)

subplot(2,1,2)
% surf(x_K1,x_K2,m_K_2D)
contour(x_K1,x_K2,m_K_2D)

% y_K_2D = reshape(y_K,[K,K]);
% surf(x_K1,x_K2,y_K_2D)
% contour(x_K1,x_K2,y_K_2D)
        
        